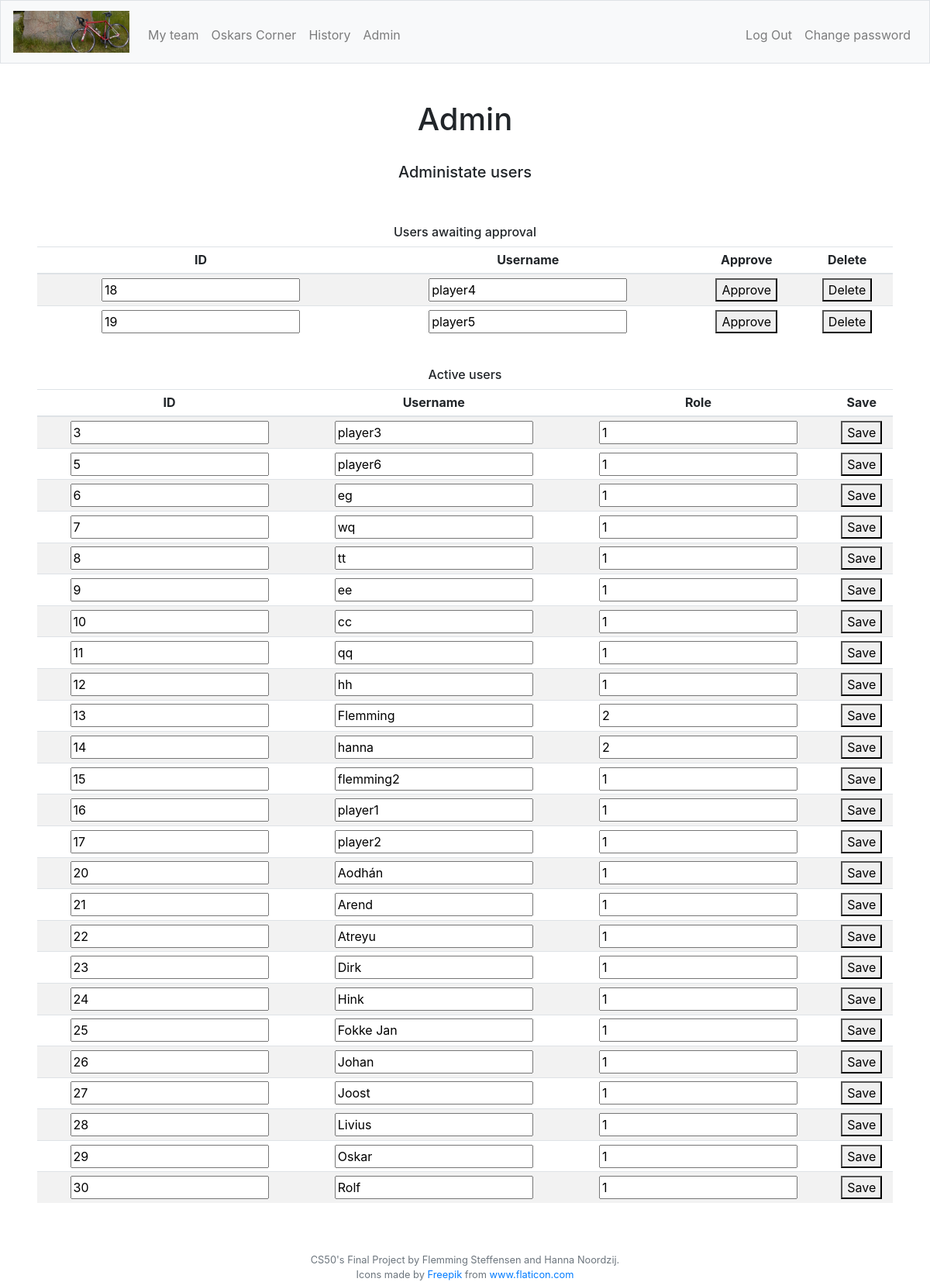
The app's page /editUser (signed in) with its own data.
### tables this page shows
CREATE TABLE "users" (
	"id"	INTEGER NOT NULL,
	"username"	TEXT NOT NULL,
	"hash"	TEXT NOT NULL,
	"role"	INTEGER NOT NULL DEFAULT 1,
	"approved"	INTEGER NOT NULL DEFAULT 0,
	PRIMARY KEY("id" AUTOINCREMENT)
);

### app.py (the view)
@app.route("/editUser", methods=["GET", "POST"])
@login_required
def editUser():
    if request.method == "GET":
        role = getRole()
        applicants = db.execute("SELECT id, username FROM users WHERE approved = 0")
        users = db.execute("SELECT id, username, role, approved FROM users WHERE approved = 1")
        return render_template("editUser.html", role=role, users=users, applicants=applicants)
    """Set user to approved or delete user"""
    if request.method == "POST":
        role = getRole()
        db.execute("UPDATE users SET username = :username, role = :role WHERE id = :id", id=request.form.get("userid"), username=request.form.get("username"), role=request.form.get("role"))
        return redirect('/editUser')

### app.py (called while the page is built)
@app.after_request
def after_request(response):
    response.headers["Cache-Control"] = "no-cache, no-store, must-revalidate"
    response.headers["Expires"] = 0
    response.headers["Pragma"] = "no-cache"
    return response

### helpers.py (called while the page is built)
def login_required(f):
    @wraps(f)
    def decorated_function(*args, **kwargs):
        if session.get("user_id") is None:
            return redirect("/login")
        return f(*args, **kwargs)
    return decorated_function

def getRole():
    role = db.execute("SELECT role FROM users WHERE id = :userid", userid=session["user_id"])
    role2 = role[0]["role"]
    return role2

### templates/editUser.html (shortened to what this page needs)
{% extends "layout.html" %}
{% block adminNav %}
    {% if role == 2 %}
    <li class="nav-item"><a class="nav-link" href="/admin">Admin</a></li>
    {% endif %}
{% endblock %}
{% block main %}
    <div>
        <h1>Admin</h1>
        <br>
        <h5>Administate users</h5>
        <br>
        <br>
        <h6>Users awaiting approval</h6>
        <table class="table table-striped table-sm">
            <thead>
                <tr>
                    <th class="">ID</th>
                    <th>Username</th>
                    <th>Approve</th>
                    <th>Delete</th>
                </tr>
            </thead>
            <tbody>
                {% for applicant in applicants %}
                    <form id="{{ applicant.id ~ applicant.username }}" action="" method="post">
                        <tr>
                            <td class=""><input type="number" id="{{applicant.id}}" readonly value="{{applicant.id}}" name="userid"></td>
                            <td class=""><input type="text" id="{{applicant.username}}" readonly value="{{applicant.username}}"></td>
                            <td><button type="submit" formaction="/approveUser">Approve</button></td>
                            <td><button type="submit" formaction="/deleteUser">Delete</button></td>
                        </tr>
                    </form>
                {% endfor %}
            </tbody>
        </table>
        <br>
        <h6>Active users</h6>
        <table class="table table-striped table-sm">
            <thead>
                <tr>
                    <th class="">ID</th>
                    <th>Username</th>
                    <th>Role</th>
                    <th>Save</th>
                </tr>
            </thead>
            <tbody>
                {% for user in users %}
                    <form id="{{ user.id ~ user.username }}" action="" method="post">
                        <tr>
                            <td class=""><input type="number" id="{{user.id}}" readonly value="{{user.id}}" name="userid"></td>
                            <td class=""><input type="text" id="{{user.username}}" value="{{user.username}}" name="username"></td>
                            <td><input type="number" id="{{user.role}}" value="{{user.role}}" name="role"></td>
                            <td><button type="submit" formaction="/editUser">Save</button></td>
                        </tr>
                    </form>
                {% endfor %}
            </tbody>
        </table>
    </div>
{% endblock %}

### static/styles.css (style rules this page uses)
td { position: relative; }
input[type="number"] { -moz-appearance: textfield; }

### records on screen
users: userid "18", username "player4"
users: userid "19", username "player5"
users: userid "3", username "player3", role "1"
users: userid "5", username "player6", role "1"
users: userid "6", username "eg", role "1"
users: userid "7", username "wq", role "1"
users: userid "8", username "tt", role "1"
users: userid "9", username "ee", role "1"
users: userid "10", username "cc", role "1"
users: userid "11", username "qq", role "1"
users: userid "12", username "hh", role "1"
users: userid "13", username "Flemming", role "2"
users: userid "14", username "hanna", role "2"
users: userid "15", username "flemming2", role "1"
users: userid "16", username "player1", role "1"
users: userid "17", username "player2", role "1"
users: userid "20", username "Aodhán", role "1"
users: userid "21", username "Arend", role "1"
users: userid "22", username "Atreyu", role "1"
users: userid "23", username "Dirk", role "1"
users: userid "24", username "Hink", role "1"
users: userid "25", username "Fokke Jan", role "1"
users: userid "26", username "Johan", role "1"
users: userid "27", username "Joost", role "1"
users: userid "28", username "Livius", role "1"
users: userid "29", username "Oskar", role "1"
users: userid "30", username "Rolf", role "1"
